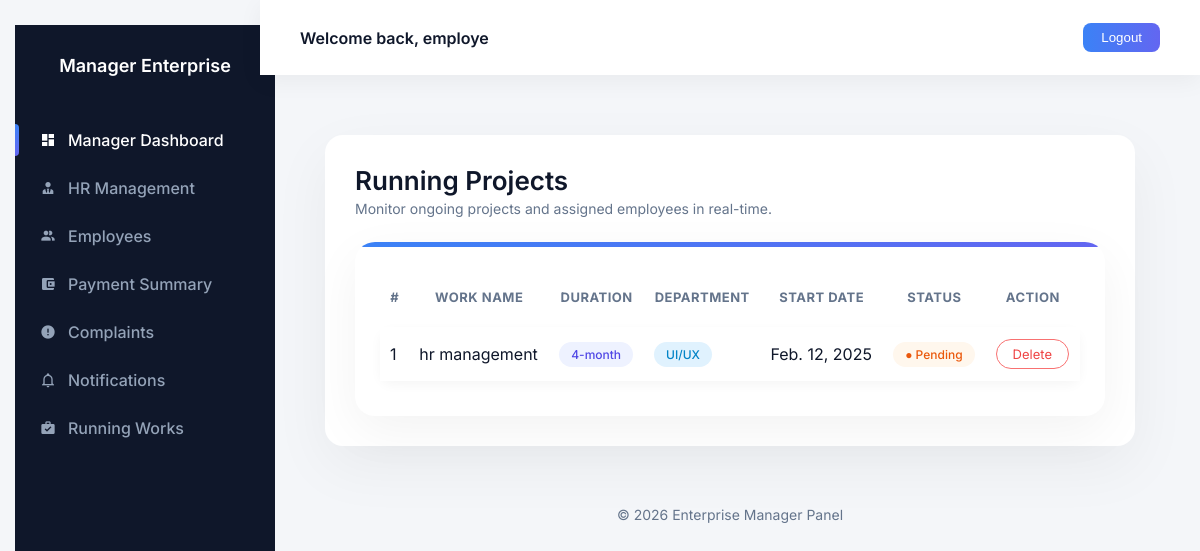
Screenshot of /project_view (signed in) with the database file from the repository.
### Hr_cloud_app/models.py (models this page shows, shortened)
class Login(AbstractUser):
    is_hr = models.BooleanField(default=False)
    is_employee = models.BooleanField(default=False)

class Work(models.Model):
    work_detail =models.ForeignKey("Employee",on_delete=models.CASCADE)
    work_name = models.CharField(max_length=100)
    work_duration= models.CharField()
    date = models.DateField()
    status = models.BooleanField(default=False)
    department = (
        ("UI/UX", "Ui/Ux"),
        ("DATA SCIENCE", "data science"),
        ("PYTHON DEVELOPING", "python_developing"),
        ("FLUTTER", "flutter"),
        ("DATA ANALATICS", "data analytics"),
        ("REACT", "react"),
        ("FRONT END DEVELOPING", "front end development"),
        ("BACK END DEVELOPING", "back end development"),
        ("DEVOPS", "devops"),
        ("CLOUD", "cloud"),
    )
    department = models.CharField(max_length=100,
                      choices=department,
                      default="UI/UX")

### Hr_cloud_app/managerviews.py (the view)
# urls.py: path('project_view',managerviews.project_view,name='project_view'),
def project_view(request):
    data=Work.objects.all()
    return render(request,'manager/worklist.html',{'data':data})

### templates/manager/worklist.html (shortened to what this page needs)
{% extends "manager/manager.html" %}
{% load crispy_forms_tags %}
{% block content %}
<div class="project-wrapper">
    <div class="page-header">
        <div>
            <div class="page-title">Running Projects</div>
            <div class="page-subtitle">
                Monitor ongoing projects and assigned employees in real-time.
            </div>
        </div>
    </div>
    <div class="premium-card">
        <div class="table-responsive">
            <table class="table premium-table">
                <thead>
                    <tr>
                        <th>#</th>
                        <th>Work Name</th>
                        <th>Duration</th>
                        <th>Department</th>
                        <th>Start Date</th>
                        <th>Status</th>
                        <th class="text-center">Action</th>
                    </tr>
                </thead>
                <tbody>
                    {% for i in data %}
                    <tr>
                        <td>{{ forloop.counter }}</td>
                        <td class="fw-semibold">{{ i.work_name }}</td>
                        <td><span class="badge-soft badge-duration">{{ i.work_duration }}</span></td>
                        <td><span class="badge-soft badge-department">{{ i.department }}</span></td>
                        <td>{{ i.date }}</td>
                        <td>
                            {% if i.status %}
                                <span class="badge-soft badge-active">● Active</span>
                            {% else %}
                                <span class="badge-soft badge-pending">● Pending</span>
                            {% endif %}
                        </td>
                        <td class="text-center">
                            <a href="{% url 'Project_delete' i.id %}" class="btn-delete">Delete</a>
                        </td>
                    </tr>
                    {% endfor %}
                </tbody>
            </table>
        </div>
    </div>
</div>
{% endblock %}

### templates/manager/manager.html (shortened to what this page needs)
{% load static %}
{% load crispy_forms_tags %}
<!DOCTYPE html>
<html lang="en">
<head>
<link rel="stylesheet" href="https://cdn.jsdelivr.net/npm/@mdi/font/css/materialdesignicons.min.css">
</head>
<body>
<div class="sidebar">
    <div class="sidebar-header">
        Manager Enterprise
    </div>
    <ul>
        <li class="active">
            <a href="{% url 'manager_dashboard' %}">
                <i class="mdi mdi-view-dashboard"></i>
                Manager Dashboard
            </a>
        </li>
        <li>
            <a href="{% url 'hr_view' %}">
                <i class="mdi mdi-account-tie"></i>
                HR Management
            </a>
        </li>
        <li>
            <a href="{% url 'employes_view' %}">
                <i class="mdi mdi-account-multiple"></i>
                Employees
            </a>
        </li>
        <li>
            <a href="{% url 'payview' %}">
                <i class="mdi mdi-wallet"></i>
                Payment Summary
            </a>
        </li>
        <li>
            <a href="{% url 'complaint_m' %}">
                <i class="mdi mdi-alert-circle"></i>
                Complaints
            </a>
        </li>
        <li>
            <a href="{% url 'noficication' %}">
                <i class="mdi mdi-bell-outline"></i>
                Notifications
            </a>
        </li>
        <li>
            <a href="{% url 'project_view' %}">
                <i class="mdi mdi-briefcase-check"></i>
                Running Works
            </a>
        </li>
    </ul>
</div>
<div class="navbar">
    <h4>Welcome back, {{ request.user }}</h4>
    <a href="{% url 'Log_out_m' %}">
        <button class="logout-btn">Logout</button>
    </a>
</div>
<div class="content">
    <div class="card">
        {% block content %}
        {% endblock %}
    </div>
    <div class="footer">
        © 2026 Enterprise Manager Panel
    </div>
</div>
</body>
</html>

### templates/manager/manager.html (style rules this page uses)
body { margin:0; font-family:'Inter',sans-serif; background:#f4f6f9; color:#0f172a; overflow-x:hidden; }
.sidebar { position:fixed; width:260px; height:100vh; background:#0f172a; padding-top:30px; }
.sidebar-header { text-align:center; color:white; font-size:18px; font-weight:600; margin-bottom:40px; }
.sidebar ul { list-style:none; padding:0; margin:0; }
.sidebar ul li { position:relative; }
.sidebar ul li a { display:flex; align-items:center; gap:12px; padding:14px 25px; color:#94a3b8; text-decoration:none; font-weight:500; transition:0.3s ease; }
.sidebar ul li.active a { color:#fff; }
.sidebar ul li.active::before { content:''; position:absolute; left:0; top:8px; bottom:8px; width:4px; background:linear-gradient(180deg,#3b82f6,#6366f1); border-radius:0 6px 6px 0; }
.navbar { position:fixed; left:260px; right:0; top:0; height:75px; background:white; display:flex; align-items:center; justify-content:space-between; padding:0 40px; box-shadow:0 6px 25px rgba(0,0,0,0.05); z-index:100; }
.navbar h4 { margin:0; font-weight:600; }
.logout-btn { background:linear-gradient(90deg,#3b82f6,#6366f1); border:none; color:white; padding:7px 18px; border-radius:8px; font-weight:500; cursor:pointer; transition:0.3s ease; }
.content { margin-left:260px; padding:110px 50px 40px 50px; animation:fadeIn 0.5s ease; }
.card { background:white; border-radius:18px; padding:30px; box-shadow:0 20px 60px rgba(0,0,0,0.05); transition:0.3s ease; }
.footer { margin-top:60px; text-align:center; color:#64748b; font-size:14px; }

### templates/manager/worklist.html (style rules this page uses)
body, .content-wrapper, .main-panel { background: #f4f6f9 !important; font-family: 'Inter', sans-serif; padding: 25px 15px; margin: 0; }
.project-wrapper { width: 100%; animation: fadeSlide 0.6s ease; }
.page-header { display: flex; justify-content: space-between; align-items: center; flex-wrap: wrap; gap: 10px; margin-bottom: 25px; }
.page-title { font-size: 26px; font-weight: 600; color: #0f172a; }
.page-subtitle { font-size: 14px; color: #64748b; margin-top: 4px; }
.premium-card { background: #ffffff; border-radius: 20px; padding: 25px; box-shadow: 0 15px 50px rgba(0,0,0,0.05); transition: 0.3s ease; position: relative; overflow: hidden; }
.premium-card::before { content: ""; position: absolute; top: 0; left: 0; height: 5px; width: 100%; background: linear-gradient(90deg, #3b82f6, #6366f1); }
.premium-table { border-collapse: separate; border-spacing: 0 10px; width: 100%; }
.premium-table thead th { font-size: 13px; text-transform: uppercase; letter-spacing: 0.5px; color: #64748b; border: none; padding: 12px 10px; }
.premium-table tbody tr { background: #ffffff; box-shadow: 0 4px 12px rgba(0,0,0,0.04); border-radius: 12px; transition: 0.3s ease; }
.premium-table td { padding: 12px 10px; border-top: none !important; vertical-align: middle; }
.badge-soft { padding: 5px 12px; border-radius: 20px; font-weight: 500; font-size: 12px; display: inline-block; }
.badge-duration { background: #eef2ff; color: #4f46e5; }
.badge-department { background: #e0f2fe; color: #0284c7; }
.badge-pending { background: #fff7ed; color: #ea580c; }
.btn-delete { border-radius: 30px; padding: 6px 16px; font-size: 13px; border: 1px solid #f87171; color: #ef4444; transition: 0.3s; display: inline-block; text-decoration: none; }

### rows the page displays
Login: user "employe"
Work: work_name "hr management", work_duration "4-month", department "UI/UX", date "Feb. 12, 2025", status "● Pending"
